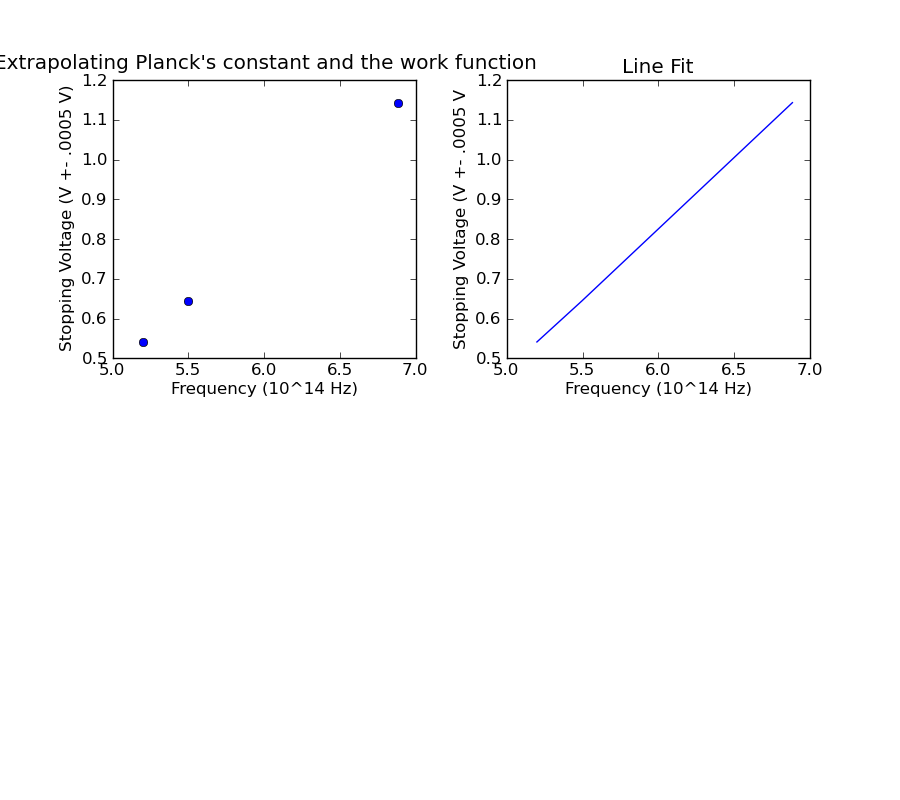

The script that drew this image:
import scipy
import numpy as np
import matplotlib.pyplot as plt

f = [6.884, 5.495, 5.199] #all times 10^14
Vs = [1.143, .644, .541]

fig = plt.figure(1, figsize=(9,8))
fig.subplots_adjust(wspace=0.3, hspace=0.3)

ax1 = fig.add_subplot(2,2,1)
ax1.errorbar(f, Vs, yerr=0, fmt='bo')
ax1.set_xlabel('Frequency (10^14 Hz)')
ax1.set_ylabel('Stopping Voltage (V +- .0005 V)')
ax1.set_title("Extrapolating Planck's constant and the work function")

ax2 = fig.add_subplot(2,2,2)
ax2.plot(f, Vs)
ax2.set_xlabel('Frequency (10^14 Hz)')
ax2.set_ylabel('Stopping Voltage (V +- .0005 V')
ax2.set_title('Line Fit')

#plt.errorbar(f, Vs, yerr=0, fmt='bo')
#plt.xlabel("Frequency (Hz)")
#plt.ylabel("Stopping Voltage (V +- .0005 V)")
#plt.suptitle("Extrapolating Planck's constant and the work function")
#plt.legend(loc=0)

plt.show()
